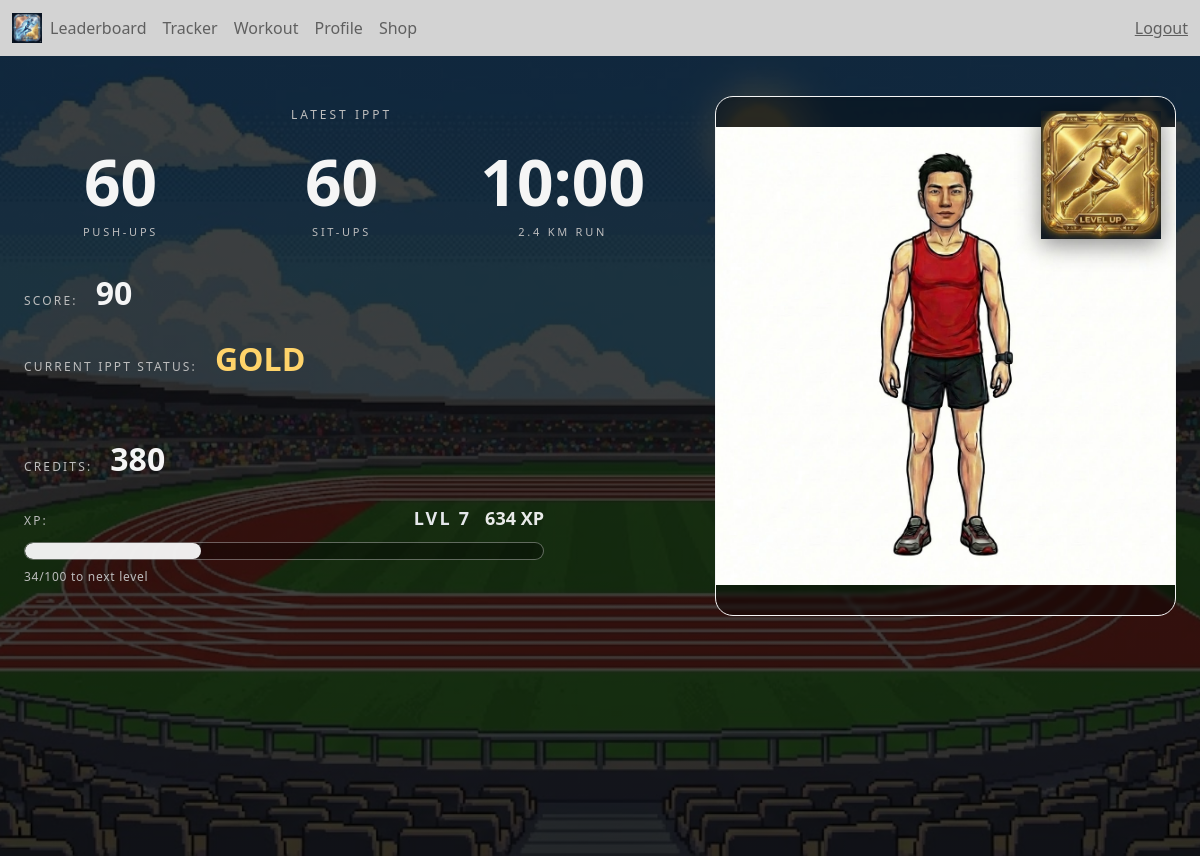
The page /home (signed in) on the database its author committed.
### tables this page shows
CREATE TABLE profiles (
            user_id INTEGER PRIMARY KEY,
            xp INTEGER DEFAULT 0,
            credits INTEGER DEFAULT 0,
            dob DATE,
            goal TEXT,
            avatar_path TEXT DEFAULT '/static/avatar/default.jpg',
            next_ippt_date DATE,
            prev_ippt_score INTEGER,
            FOREIGN KEY(user_id) REFERENCES users(id)
        );

### app.py (the view)
@app.route("/home")
@login_required
def home():
    db = get_db()
    profile = db.execute(
        "SELECT xp, credits, avatar_path FROM profiles WHERE user_id = ?",
        (current_user.id,)
    ).fetchone()
    latest_workout = db.execute(
        "SELECT pushup, situp, run, score FROM workout_tracking WHERE user_id = ? ORDER BY date_submitted DESC LIMIT 1",
        (current_user.id,)
    ).fetchone()
    xp = profile["xp"] if profile else 0
    level = (xp // 100) + 1
    xp_progress = xp % 100
    xp_need = 100
    xp_percent = int((xp_progress / xp_need) * 100)
    tier = "FAIL"
    if latest_workout:
        score = latest_workout["score"]
        if score >= 85:
            tier = "GOLD"
        elif score >= 65:
            tier = "SILVER"
        elif score >= 51:
            tier = "PASS"
        else:
            tier = "FAIL"
        pushups = latest_workout["pushup"]
        situps = latest_workout["situp"]
        run_time = latest_workout["run"]
    else:
        score = 0
        pushups = 0
        situps = 0
        run_time = 0
    avatar_url = profile["avatar_path"] if profile and profile["avatar_path"] else None
    credits = profile["credits"] if profile else 0
    run = format_time(run_time)
    return render_template(
        "home.html",
        xp=xp,
        level=level,
        xp_progress=xp_progress,
        xp_need=xp_need,
        xp_percent=xp_percent,
        tier=tier,
        score=score,
        pushups=pushups,
        situps=situps,
        run_time=run,
        avatar_url=avatar_url,
        credits=credits
    )

### app.py (called while the page is built)
@login_manager.user_loader
def load_user(user_id):
    db = get_db()
    user = db.execute(
        "SELECT * FROM users WHERE id = ?",
        (user_id,)
    ).fetchone()
    if user:
        return User(user["id"], user["username"])
    return None

def get_db():
    db = getattr(g, "_database", None)
    if db is None:
        db = g._database = sqlite3.connect(DATABASE)
        db.row_factory = sqlite3.Row
    return db

@app.teardown_appcontext
def close_connection(exception):
    db = getattr(g, "_database", None)
    if db is not None:
        db.close()

def format_time(seconds):
    minutes = seconds // 60
    secs = seconds % 60
    return f"{minutes:02d}:{secs:02d}"

### templates/home.html (shortened to what this page needs)
{% extends "base.html" %}
{% block css %}
<link rel="stylesheet" href="../static/dashboard.css">
{% endblock %}
{% block content %}
<div class="dash-wrap">
  <div class="dash">
    <section class="dash-left">
      <div class="dash-title">LATEST IPPT</div>
      <div class="metrics">
        <div class="metric">
          <div class="metric-value">{{ pushups | default(25) }}</div>
          <div class="metric-label">PUSH-UPS</div>
        </div>
        <div class="metric">
          <div class="metric-value">{{ situps | default(25) }}</div>
          <div class="metric-label">SIT-UPS</div>
        </div>
        <div class="metric">
          <div class="metric-value">{{ run_time | default('14:40') }}</div>
          <div class="metric-label">2.4 KM RUN</div>
        </div>
      </div>
      <div class="info-row">
        <div class="info-label">SCORE:</div>
        <div class="info-value">{{ score | default(60) }}</div>
      </div>
      <div class="info-row">
        <div class="info-label">CURRENT IPPT STATUS:</div>
        {% set tier = tier | default('PASS') %}
        <div class="info-value status tier-{{ tier|lower }}">
          {{ tier }}
        </div>
      </div>
      <div class="spacer"></div>
      <div class="info-row">
        <div class="info-label">CREDITS:</div>
        <div class="info-value">{{ credits | default(300) }}</div>
      </div>
      <div class="xp-block">
        <div class="xp-top">
          <div class="info-label">XP:</div>
          <div class="xp-meta">
            <span class="xp-level">LVL {{ level | default(1) }}</span>
            <span class="xp-total">{{ xp | default(0) }} XP</span>
          </div>
        </div>
        <div class="xp-bar" role="progressbar" aria-valuemin="0" aria-valuemax="100"
             aria-valuenow="{{ xp_percent | default(52) }}">
          <div class="xp-fill" style="width: {{ xp_percent | default(52) }}%;"></div>
        </div>
        <div class="xp-sub">
          {{ xp_progress | default(0) }}/{{ xp_need | default(100) }} to next level
        </div>
      </div>
    </section>
    <aside class="dash-right">
      <div class="avatar-frame">
        {% set score_val = (score | default(0)) | int %}
        {% set badge_file = none %}
        {% if score_val >= 85 %}
          {% set badge_file = 'gold.jpg' %}
        {% elif score_val >= 75 %}
          {% set badge_file = 'silver.jpg' %}
        {% elif score_val >= 61 %}
          {% set badge_file = 'bronze.jpg' %}
        {% elif score_val >= 51 %}
          {% set badge_file = 'pass.jpg' %}
        {% endif %}
        {% if avatar_url %}
          <img src="{{ avatar_url }}" alt="Avatar" class="avatar-img">
        {% else %}
          <div class="avatar-placeholder">AVATAR</div>
        {% endif %}
      </div>
    </aside>
  </div>
</div>
{% endblock %}

### static/dashboard.css (style rules this page uses)
.dash-wrap { min-height: 100vh; color: #f5f5f5; padding: 40px 24px; box-sizing: border-box; background: linear-gradient(rgba(0,0,0,0.75), rgba(0,0,0,0.75)), url("/static/home_backgrnd/Track.png"); background-size: cover; background-position: center; background-repeat: no-repeat; }
.dash { max-width: 1200px; margin: 0 auto; display: flex; gap: 56px; align-items: flex-start; }
.dash-left { flex: 1; padding-top: 10px; }
.dash-title { text-align: center; letter-spacing: 0.25em; font-size: 12px; color: #bdbdbd; margin-bottom: 26px; }
.metrics { display: grid; grid-template-columns: repeat(3, minmax(0, 1fr)); gap: 28px; margin-bottom: 28px; }
.metric { text-align: center; }
.metric-value { font-size: 64px; line-height: 1; font-weight: 600; }
.metric-label { margin-top: 10px; font-size: 11px; letter-spacing: 0.25em; color: #bdbdbd; }
.info-row { display: flex; align-items: baseline; gap: 18px; margin-top: 18px; }
.info-label { font-size: 12px; letter-spacing: 0.18em; color: #bdbdbd; white-space: nowrap; }
.info-value { font-size: 32px; font-weight: 600; }
.status.tier-gold { color: #ffd36a; }
.spacer { height: 34px; }
.xp-block { margin-top: 22px; max-width: 520px; }
.xp-top { display: flex; align-items: baseline; justify-content: space-between; gap: 14px; }
.xp-meta { display: flex; align-items: baseline; gap: 14px; }
.xp-level { font-size: 18px; font-weight: 700; letter-spacing: 0.12em; color: #e5e7eb; }
.xp-total { font-size: 18px; font-weight: 700; color: #f5f5f5; opacity: 0.95; }
.xp-bar { margin-top: 10px; height: 18px; border: 1px solid rgba(255,255,255,0.35); border-radius: 999px; background: rgba(0,0,0,0.35); overflow: hidden; }
.xp-fill { height: 100%; width: 0%; background: rgba(255,255,255,0.92); border-radius: 999px; transition: width 0.9s ease; }
.xp-sub { margin-top: 8px; font-size: 12px; color: #bdbdbd; letter-spacing: 0.06em; }
.dash-right { width: 40%; min-width: 320px; }
.avatar-frame { height: 520px; border: 1px solid #f5f5f5; border-radius: 18px; position: relative; overflow: hidden; background: rgba(0,0,0,0.35); backdrop-filter: blur(2px); }
.avatar-img { width: 100%; height: 100%; object-fit: contain; position: relative; z-index: 1; }

### rows shown on the page
profiles: goal "GOLD", credits "380", xp "634", avatar_path (picture)

### other values the page prints
{{ pushups | default(25) }} "60"
{{ situps | default(25) }} "60"
{{ run_time | default('14:40') }} "10:00"
{{ score | default(60) }} "90"
{{ level | default(1) }} "7"
{{ xp_progress | default(0) }} "34"
{{ xp_need | default(100) }} "100"
